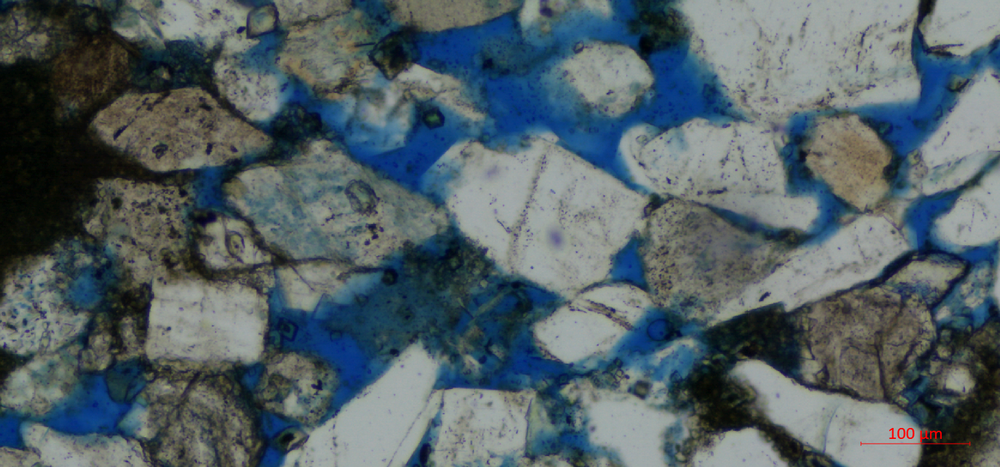
#> input picture image/16-0460_5.png, 1000 x 467 px, shrunk from 1460 x 682 before the run, found by its file name
$ python mv_noise.py
#> lines starting #> are read from the running program, lines starting #| are printed output that depends on the picture; after the words box and inside, x2 and y2 are one past the last pixel; in counts of white or black regions, pixels touching at a corner belong together
# -*- coding: utf-8 -*-
# @Time    : 2020/9/12 下午3:28
# @Author  : Luo Lu
# @Email   : argluolu@gmail.com
# @File    : mv_noise.py
# @Software: PyCharm
import cv2
import numpy as np

img = cv2.imread('/home/luolu/Downloads/data/yashi_bp/pore_throat_img/pore_extract_10Xcrop/16-0460_5.png')
#> img is the input picture: shape (467, 1000, 3); mean B, G, R 101.2, 96.3, 82.8

img_bw = 255 * (cv2.cvtColor(img, cv2.COLOR_BGR2GRAY) > 5).astype('uint8')
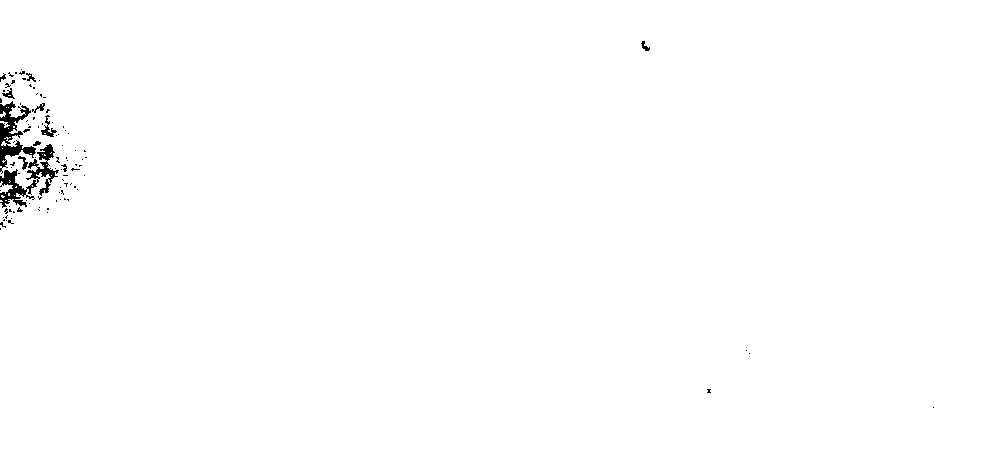
#> img_bw: shape (467, 1000); 99.4% white; 98 black regions (87 under 20 px), largest, box (x1, y1, x2, y2) and area: (0, 144, 59, 208) 1130, (0, 101, 36, 174) 960, (41, 115, 57, 137) 113

se1 = cv2.getStructuringElement(cv2.MORPH_ELLIPSE, (5, 5))
se2 = cv2.getStructuringElement(cv2.MORPH_ELLIPSE, (32, 32))
mask = cv2.morphologyEx(img_bw, cv2.MORPH_CLOSE, se1)
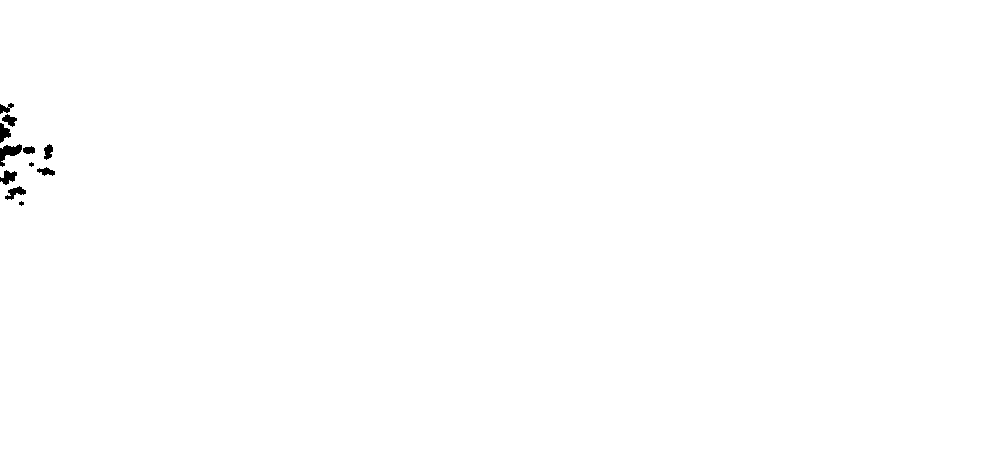
#> mask: shape (467, 1000); 99.8% white; 11 black regions (2 under 20 px), largest, box (x1, y1, x2, y2) and area: (0, 144, 22, 167) 236, (0, 170, 17, 185) 147, (5, 186, 26, 200) 139
mask = cv2.morphologyEx(mask, cv2.MORPH_OPEN, se2)
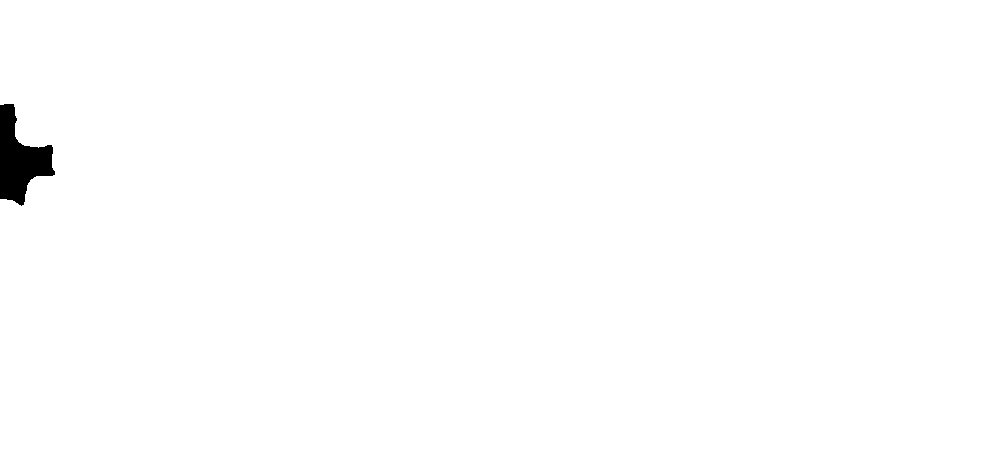
#> mask: shape (467, 1000); 99.4% white; 1 black region, box (x1, y1, x2, y2) and area: (0, 104, 55, 206) 2946

mask = np.dstack([mask, mask, mask]) / 255
out = img * mask

cv2.imwrite("/home/luolu/Downloads/data/yashi_bp/pore_throat_img/cleaned_16-0460_5.png", out)

# cv2.imshow('', masked_img)
# cv2.waitKey()
